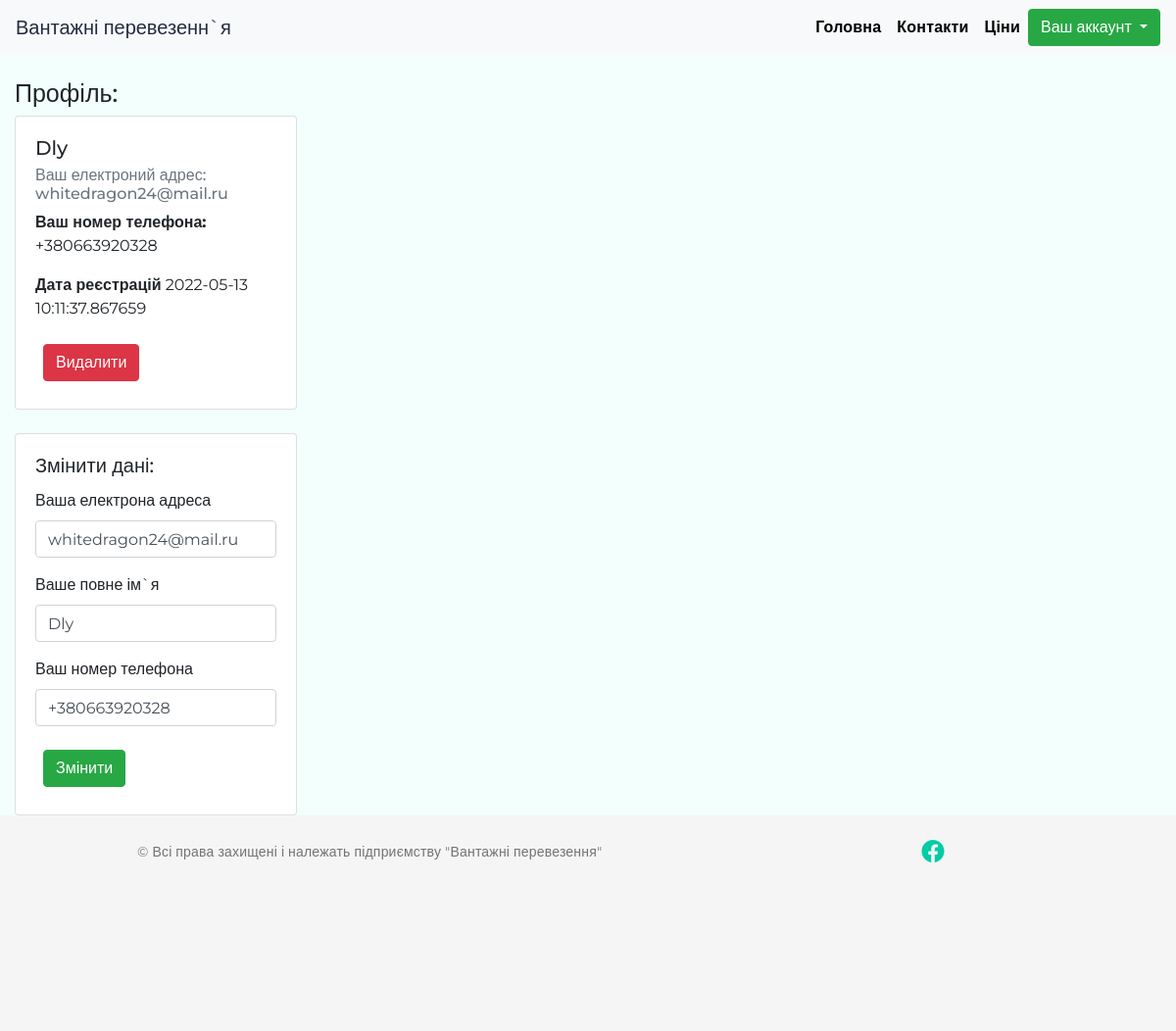
/dashboard (signed in), run on the app's committed database.
### app.py (models this page shows, shortened)
class Users(UserMixin,db.Model):
    id_users = db.Column(db.Integer, primary_key = True)
    pib = db.Column(db.String(255))
    email = db.Column(db.String(150), index = True, unique = True)
    phone_number = db.Column(db.String(15))
    password_hash = db.Column(db.String(128))
    ts_registry = db.Column(db.DateTime, default = datetime.utcnow())
    role = db.Column(db.String(50),default = "User")
    citys = db.relationship("Citys",secondary = "orders", overlaps = "users")

### app.py (the view)
@app.route('/dashboard',methods = ['GET', 'POST'])
@login_required
def dashboard():
    form = UserUpdateForm()
    id = current_user.id_users
    usersupdate = Users.query.get_or_404(id)
    if request.method == "POST":
    	  usersupdate.pib = request.form['pib']
    	  usersupdate.email= request.form['email']
    	  usersupdate.phone_number= request.form['phone']
    	  try:
    	    db.session.commit()
    	    flash("Дані оновлено!")
    	    return render_template("dashboard.html",form = form,usersupdate = usersupdate,id = id)
    	  except(ValueError):
    	    flash("Помилка!")
    	    return render_template("dashboard.html",form = form,usersupdate = usersupdate,id = id)
    else:
        return render_template("dashboard.html",form = form,usersupdate = usersupdate,id=id)

### app.py
class UserUpdateForm(FlaskForm):
    pib = StringField('Ваше повне ім`я')
    email = EmailField('Ваша електрона адреса',validators=[Email()])
    phone= StringField('Ваш номер телефона')

### app.py (called while the page is built)
@login.user_loader
def load_user(id_users):
    return Users.query.get(int(id_users))

### templates/dashboard.html (shortened to what this page needs)
{% extends "base.html" %}
{% import 'bootstrap/wtf.html' as wtf %}
{% block body %}
        <div class="container-fluid">
            <h1 class=" mt-4 ">Профіль:</h1>
         <div class="card mb-4" style="width: 18rem;">
  <div class="card-body">
    <h5 class="card-title">{{current_user.pib}}</h5>
    <h6 class="card-subtitle mb-2 text-muted">Ваш електроний адрес:  {{current_user.email}}</h6>
    <p class="card-text"><strong>Ваш номер телефона:</strong> {{current_user.phone_number}}</p>
        <p class="card-text"><strong>Дата реєстрацій</strong> {{current_user.ts_registry}}</p>
         <a href="{{url_for('delete',id = id)}}" class="btn btn-danger mx-2  my-2
">Видалити</a>
  </div>
</div>
        <div class="card mb-4" style="width: 18rem;">
  <div class="card-body">
    <h5 class="card-title">Змінити дані:</h5>
     <form method="post" action="/dashboard">
                {{wtf.form_field(form.email,value =usersupdate.email)}}
                {{wtf.form_field(form.pib,value =usersupdate.pib)}}
                {{wtf.form_field(form.phone,value =usersupdate.phone_number)}}
                <button type="submit" class="btn btn-success mx-2  my-2">Змінити</button>
            </form>
        </div>
        </div>
</div>
{% endblock %}

### static/style.css (style rules this page uses)
* { padding: 0; margin: 0; }
html { position: relative; min-height: 100%; }
body { background-color: #F3FFFD; font-family: 'Montserrat', sans-serif; font-size: 16px; min-height: 100%; height: 100%; margin-bottom: 100px; }
@media (max-width:1200px) { body { margin-bottom: 220px; } }
@media (max-width:1200px) { h1 { font-size: 25px; } }

### data on the page
Users: pib "Dly", email "whitedragon24@mail.ru", phone_number "+380663920328", ts_registry "2022-05-13 10:11:37.867659"
